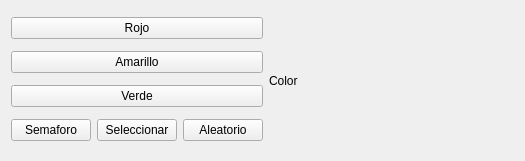
<?xml version="1.0" encoding="UTF-8"?>
<ui version="4.0">
 <class>Form</class>
 <widget class="QWidget" name="Form">
  <property name="geometry">
   <rect>
    <x>0</x>
    <y>0</y>
    <width>525</width>
    <height>161</height>
   </rect>
  </property>
  <property name="windowTitle">
   <string>Form</string>
  </property>
  <layout class="QHBoxLayout" name="horizontalLayout">
   <item>
    <layout class="QHBoxLayout" name="horizontalLayout_2">
     <item>
      <layout class="QVBoxLayout" name="verticalLayout">
       <item>
        <widget class="QPushButton" name="pushButton">
         <property name="text">
          <string>Rojo</string>
         </property>
        </widget>
       </item>
       <item>
        <widget class="QPushButton" name="pushButton_3">
         <property name="text">
          <string>Amarillo</string>
         </property>
        </widget>
       </item>
       <item>
        <widget class="QPushButton" name="pushButton_2">
         <property name="text">
          <string>Verde</string>
         </property>
        </widget>
       </item>
       <item>
        <layout class="QHBoxLayout" name="horizontalLayout_3">
         <item>
          <widget class="QPushButton" name="pushButton_5">
           <property name="text">
            <string>Semaforo</string>
           </property>
          </widget>
         </item>
         <item>
          <widget class="QPushButton" name="pushButton_6">
           <property name="text">
            <string>Seleccionar</string>
           </property>
          </widget>
         </item>
         <item>
          <widget class="QPushButton" name="pushButton_4">
           <property name="text">
            <string>Aleatorio</string>
           </property>
          </widget>
         </item>
        </layout>
       </item>
      </layout>
     </item>
     <item>
      <layout class="QVBoxLayout" name="verticalLayout_2">
       <item>
        <widget class="QLabel" name="label">
         <property name="text">
          <string>Color</string>
         </property>
        </widget>
       </item>
      </layout>
     </item>
    </layout>
   </item>
  </layout>
 </widget>
 <resources/>
 <connections/>
</ui>
